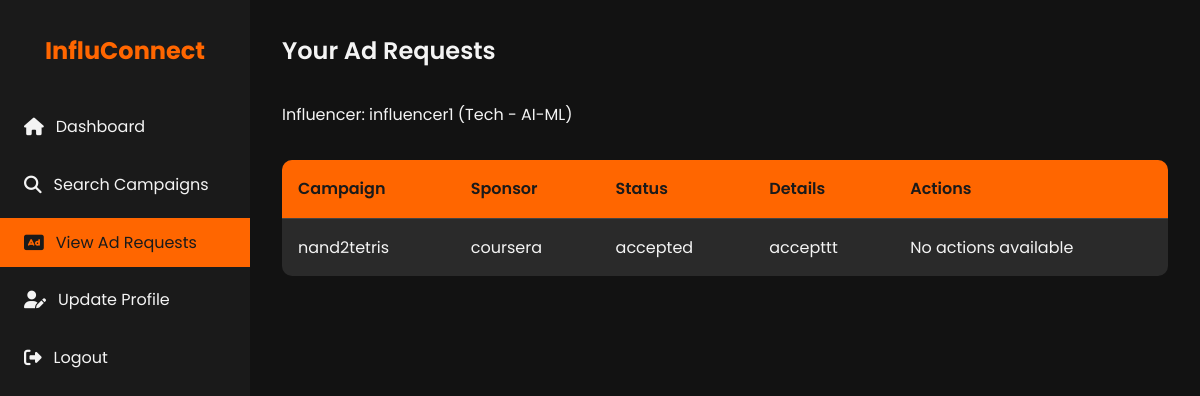
/influencer/ad_requests (signed in), run on the app's committed database.
### models.py (models this page shows, shortened)
class User(db.Model, UserMixin):
    id = db.Column(db.Integer, primary_key=True)
    username = db.Column(db.String(80), unique=True, nullable=False)
    password = db.Column(db.String(200), nullable=False)
    email = db.Column(db.String(120), unique=True, nullable=False)
    role = db.Column(db.String(50), nullable=False)  # admin, sponsor, influencer
    is_active = db.Column(db.Boolean, default=True)
    sponsor = db.relationship('Sponsor', back_populates='user', uselist=False)
    influencer = db.relationship('Influencer', back_populates='user', uselist=False)

class Influencer(db.Model):
    id = db.Column(db.Integer, primary_key=True)
    user_id = db.Column(db.Integer, db.ForeignKey('user.id'), nullable=False)
    name= db.Column(db.String(120))
    contact_email= db.Column(db.String(120), nullable=False)
    category = db.Column(db.String(120))
    niche = db.Column(db.String(120))
    is_flagged = db.Column(db.Boolean, default=False)
    reach = db.Column(db.Integer)
    bio = db.Column(db.Text)
    user = db.relationship('User', back_populates='influencer')

class AdRequest(db.Model):
    id = db.Column(db.Integer, primary_key=True)
    campaign_id = db.Column(db.Integer, db.ForeignKey('campaign.id', ondelete='CASCADE'), nullable=False)
    influencer_id = db.Column(db.Integer, db.ForeignKey('influencer.id', ondelete='CASCADE'), nullable=False)
    status = db.Column(db.String(50), nullable=False)  # pending, accepted, rejected, negotiated
    details = db.Column(db.Text)
    negotiation_terms = db.Column(db.Text)
    communication_log = db.Column(db.Text)
    renegotiation_email = db.Column(db.String(120), nullable=False)
    company_name = db.Column(db.String(120), nullable=False)
    created_at = db.Column(db.DateTime, default=datetime.utcnow)
    updated_at = db.Column(db.DateTime, default=datetime.utcnow, onupdate=datetime.utcnow)
    campaign = db.relationship('Campaign', backref=db.backref('ad_requests', lazy=True, cascade='all, delete-orphan'))
    influencer = db.relationship('Influencer', backref=db.backref('ad_requests', lazy=True, cascade='all, delete-orphan'))

class Campaign(db.Model):
    id = db.Column(db.Integer, primary_key=True)
    sponsor_id = db.Column(db.Integer, db.ForeignKey('sponsor.id', ondelete='SET NULL'), nullable=True)
    title = db.Column(db.String(120), nullable=False)
    company_name= db.Column(db.String(120), nullable=False)
    description = db.Column(db.Text)
    budget = db.Column(db.Float)
    category = db.Column(db.String(120))
    status = db.Column(db.String(50), nullable=False)  # active, completed, flagged
    start_date = db.Column(db.DateTime)
    end_date = db.Column(db.DateTime)
    is_public = db.Column(db.Boolean, default=True)
    sponsor = db.relationship('Sponsor', backref=db.backref('campaigns', lazy=True, cascade='all, delete-orphan'))

### app.py (the view)
    @app.route('/influencer/ad_requests', methods=['GET'])
    @login_required
    @influencer_required
    def influencer_ad_requests():
        influencer = Influencer.query.filter_by(user_id=current_user.id).first()
        if not influencer:
            flash('You are not registered as an influencer.', 'error')
            return redirect(url_for('home'))
        ad_requests = AdRequest.query.options(
            joinedload(AdRequest.campaign).joinedload(Campaign.sponsor)
        ).filter_by(influencer_id=influencer.id).all()
        return render_template('influencer_ad_requests.html', ad_requests=ad_requests, influencer=influencer)

### templates/influencer_ad_requests.html (shortened to what this page needs)
<!DOCTYPE html>
<html lang="en">
<head>
    <link rel="stylesheet" href="https://cdnjs.cloudflare.com/ajax/libs/font-awesome/6.1.1/css/all.min.css">
</head>
<body>
    <div class="dashboard">
        <aside class="sidebar">
            <div class="logo">
                <h1>InfluConnect</h1>
            </div>
            <nav>
                <ul class="nav-menu">
                    <li class="nav-item">
                        <a href="{{ url_for('influencer') }}" class="nav-link">
                            <i class="fas fa-home"></i> Dashboard
                        </a>
                    </li>
                    <li class="nav-item">
                        <a href="{{ url_for('search_campaigns') }}" class="nav-link">
                            <i class="fas fa-search"></i> Search Campaigns
                        </a>
                    </li>
                    <li class="nav-item">
                        <a href="{{ url_for('influencer_ad_requests') }}" class="nav-link active">
                            <i class="fas fa-ad"></i> View Ad Requests
                        </a>
                    </li>
                    <li class="nav-item">
                        <a href="{{ url_for('influencer_profile') }}" class="nav-link">
                            <i class="fas fa-user-edit"></i> Update Profile
                        </a>
                    </li>
                    <li class="nav-item">
                        <a href="{{ url_for('logout') }}" class="nav-link">
                            <i class="fas fa-sign-out-alt"></i> Logout
                        </a>
                    </li>
                </ul>
            </nav>
        </aside>
        <main class="main-content">
            <header class="header">
                <h1 class="welcome-text">Your Ad Requests</h1>
            </header>
            <section class="ad-requests-section">
                <p>Influencer: {{ influencer.user.username }} ({{ influencer.category }} - {{ influencer.niche }})</p>
                <table class="ad-requests-table">
                    <thead>
                        <tr>
                            <th>Campaign</th>
                            <th>Sponsor</th>
                            <th>Status</th>
                            <th>Details</th>
                            <th>Actions</th>
                        </tr>
                    </thead>
                    <tbody>
                        {% for ad_request in ad_requests %}
                        <tr>
                            <td>{{ ad_request.campaign.title if ad_request.campaign else 'N/A' }}</td>
                            <td>{{ ad_request.company_name }}</td>
                            <td>{{ ad_request.status }}</td>
                            <td>{{ ad_request.details }}</td>
                            <td>
                                {% if ad_request.status == 'pending' %}
                                    <div class="ad-request-actions">
                                        <form action="{{ url_for('influencer_ad_request_action', id=ad_request.id) }}" method="POST">
                                            <input type="hidden" name="action" value="accept">
                                            <button type="submit" class="action-btn accept-btn">Accept</button>
                                        </form>
                                        <form action="{{ url_for('influencer_ad_request_action', id=ad_request.id) }}" method="POST">
                                            <input type="hidden" name="action" value="reject">
                                            <button type="submit" class="action-btn reject-btn">Reject</button>
                                        </form>
                                        {% if ad_request.renegotiation_email %}
                                            <button class="action-btn chat-btn" onclick="openChatModal('{{ ad_request.renegotiation_email }}')">Chat</button>
                                        {% else %}
                                            <button class="action-btn chat-btn" disabled>Chat Unavailable</button>
                                        {% endif %}
                                    </div>
                                {% else %}
                                    <p>No actions available</p>
                                {% endif %}
                            </td>
                        </tr>
                        {% endfor %}
                    </tbody>
                </table>
            </section>
        </main>
    </div>
</body>
</html>

### templates/influencer_ad_requests.html (style rules this page uses)
:root { --primary-color: #1a1a1a; --secondary-color: #ff6600; --text-color: #f4f4f4; --bg-color: #121212; --card-bg-color: #2a2a2a; --hover-color: #ff8533; }
* { margin: 0; padding: 0; box-sizing: border-box; }
body { font-family: 'Poppins', sans-serif; line-height: 1.6; color: var(--text-color); background-color: var(--bg-color); }
.dashboard { display: flex; min-height: 100vh; }
.sidebar { width: 250px; background-color: var(--primary-color); padding: 2rem 0; position: fixed; height: 100vh; overflow-y: auto; }
.logo { text-align: center; margin-bottom: 2rem; }
.logo h1 { color: var(--secondary-color); font-size: 1.5rem; }
.nav-menu { list-style-type: none; }
.nav-item { margin-bottom: 0.5rem; }
.nav-link { display: flex; align-items: center; padding: 0.75rem 1.5rem; color: var(--text-color); text-decoration: none; transition: all 0.3s ease; }
.nav-link:hover, .nav-link.active { background-color: var(--secondary-color); color: var(--primary-color); }
.nav-link i { margin-right: 0.75rem; font-size: 1.1rem; }
.main-content { flex-grow: 1; margin-left: 250px; padding: 2rem; }
.header { display: flex; justify-content: space-between; align-items: center; margin-bottom: 2rem; }
.welcome-text { font-size: 1.5rem; font-weight: 600; }
.ad-requests-table { width: 100%; border-collapse: collapse; margin-top: 2rem; background-color: var(--card-bg-color); border-radius: 10px; overflow: hidden; }
.ad-requests-table th, .ad-requests-table td { padding: 1rem; text-align: left; border-bottom: 1px solid #444; }
.ad-requests-table th { background-color: var(--secondary-color); color: var(--primary-color); font-weight: 600; }
.ad-requests-table tr:last-child td { border-bottom: none; }

### data on the page
User: user.username "influencer1"
Influencer: category "Tech", niche "AI-ML"
AdRequest: campaign "nand2tetris", company_name "coursera", status "accepted", details "accepttt", shows "No actions available"
